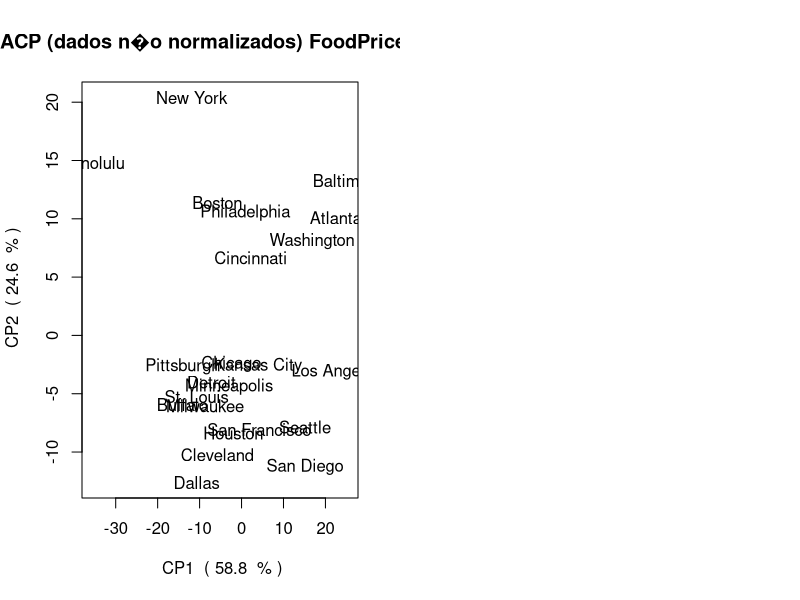

The R source for this figure: (Note: this script raises an error after producing the figure.)
# Prova de avalia��o
# Estatistica multivariada
# Capitulos:ACP,AF,AC
# Script para consulta

########################################
########################################
#
#Capitulo:  ACP
#
########################################
########################################
# Sec��o: ACP na pr�tica
#(exemplifica��o com o ficheiro FoodPriceUSA.txt
########################################
########################################
#LEITURA DOS DADOS:
dados<-read.table("FoodPriceUSA.txt",sep="\t",dec=",",header=TRUE)
dados
# primeira coluna ser o nome das linhas
dadosx<-dados[,-1]
rownames(dadosx)<-dados[,1]
dadosx


# ACP sobre dados n�o normalidados 
res1=prcomp(dadosx)   # Nota: o prcomp, por defeito, centraliza os dados
res1
( sum.res1=summary(res1) )

#Os individuos expressos nas novas CP's:
res1$x

#Grafico nas duas primeiras CP's

par(mfrow=c(1,2))
plot(res1$x[,1],res1$x[,2], type="n", xlab=paste(" CP1  (", (round(100*sum.res1$importance[2,1],digits=1)), " % )"),
     ylab=paste(" CP2  (", (round(100*sum.res1$importance[2,2],digits=1)), " % )"), main="ACP (dados n�o normalizados) FoodPrice.xls")
text(res1$x[,1:2],lab=rownames(dadosx))


# ACP sobre dados normalizados
prcomp(dadosx, scale=TRUE)

# Correla��o entre as Variaveis originais e as CP's
cor(dadosxNormMatrix,res1$x)

# Constru��o de um biplot usando a fun��o "biplot"
a=prcomp(dadosx)
b=summary(a)
# biplot preservando a m�trica das colunas (biplot cl�ssico, segundo Gabriel)
biplot(a,choices=1:2, pch=15, cex=0.8,cex.axis=0.7,arrow.len = 0.05,xlab=paste(" CP1  (", (round(100*b$importance[2,1],digits=1)), " % )"),
       ylab=paste(" CP2  (", (round(100*b$importance[2,2],digits=1)), " % )"),var.axes=TRUE, scale=1,  main="biplot cl�ssico")




########################################
########################################
#
#Capitulo: An�lise Fatorial 
#
########################################
########################################
# Sec��o: AF na pr�tica
#(exemplifica��o com o ficheiro DadosGarciaMarques2004.sav
########################################
########################################
#LEITURA DOS DADOS:
install.packages("foreign")
library(foreign)  # for reading data stored by SPSS

data<-read.spss("BD/DadosGarciaMarques2004.sav", to.data.frame = TRUE)

#######
#Prepara��o dos dados
#Para considerar apenas dados n�o omissos usar:
datax <- data[complete.cases(data), ]

#eliminar a primeira coluna (n�o � variavel)
dados=data[,-1]

#######
#Modelo fatorial
install.packages("psych")
library(psych)
install.packages("GPArotation")
library(GPArotation)

###
#Extra��o dos fatores via ACP:
#para dados n�o normalizados
###
rMatrix<-cov(dados)
#Determina��o dos pesos factoriais
(AF<-principal(rMatrix, nfactors = 2,residuals = TRUE, rotate = "quartimax", covar=TRUE) )
#NOTA: "rotate" pode ser: "none", "varimax", "quartimax", "promax", "oblimin", "simplimax", "cluster"
###
#para dados normalizados usar
rMatrix<-cor(dados)

########
#Obten��o das estimativas das pontua��es (factor scores)
factor.scores(dados, f=AF , method = c("Bartlett"))

########
#Extra��o dos fatores via Maxima verosimilhan�a
AFmv=factanal(dados, factors=2, scores = c("Bartlett"), rotation = "varimax"); AFmv
#NOTA: "rotation" pode ser: "none" ou outra.
str(AFmv)

########
#Obten��o das estimativas das pontua��es (factor scores)
AFmv$scores
factor.scores(dados, f=AFmv, method = c("Bartlett"))


########
#Adequa��o do modelo fatorial
install.packages("nFactors")
library(nFactors) # to help determine the number of factors/components to retain
#Regras de determina��o do numero de factores a reter:
parallelAnalysis<-nScree(rMatrix)
parallelAnalysis
plotnScree(parallelAnalysis)

#C�lculo do KMO e MSA
print(KMO(dados),digits=3)

# Teste de Bartlett
cortest.bartlett(cor(dados),n=nrow(dados))





########################################
########################################
#
#Capitulo: An�lise de Clusters 
#
########################################
########################################
# Sec��o: AC na pr�tica
#(exemplifica��o com o ficheiro dieta.txt)
########################################
########################################
#LEITURA DOS DADOS:
dados=read.table("dieta.txt",sep="\t", header=TRUE)
dadosx=dados[,3:4]

#Visualizar dados (2 dimens�es)
plot(dadosx, main="dados dieta", xlab="before", ylab="after")


###################################
#  M�todos hierarquicos:
###################################
Mdistancia<-dist(dadosx, method="euclidian")
hc = hclust(Mdistancia, method="complete")
plot(hc,hang=-1, main="Distancia euclideana, e vizinho-mais-afastado")
#NOTA: a medida de distancia em "method" pode ser:
# "euclidean", "maximum", "manhattan", "canberra", "binary", "minkowski"
#NOTA: o criterio de agrega��o em "method" pode ser:
#"ward.D", "ward.D2", "single", "complete", "average", "mcquitty", "median", "centroid"

rect.hclust(hc,k=2)

cutree(hc, 2)

######################################
# M�todos n�o hier�rquicos
######################################
dados2G<-kmeans(dadosx, 2)
dados2G

#Visualizar os cluster da k-medias:
str(dados2G)
a=prcomp(dadosx)
plot(a$x[,1:2], col = dados2G$cluster, pch=19, main="kmeans, 2 grupos")
#OU
plot(dadosx, main="dados dieta", xlab="before", ylab="after", col=G2$cluster, pch=20)
points(G2$centers, pch=3, col="blue") # acrescentar os centroides

###########
# Avaliar os clusters
install.packages("fpc")
library(fpc)
res=cluster.stats(dist(dadosx),clustering=G2$cluster, alt.clustering=gender + 1)
res

#Obter apenas o ARI e o �ndice de Silhueta
resultadoIndices=matrix(c(res$corrected.rand,res$avg.silwidth),byrow=TRUE,1,2)
colnames(resultadoIndices)=c("ARI","avg.Silhw")
round(resultadoIndices, 3)

#Visualizer a silhueta (por exemplo, dos cluster obtidos no k-medias)
install.packages("cluster")
library(cluster)
D <- daisy(dadosx)
plot(silhouette(G2$cluster, D),col= c("blue", "purple"))
